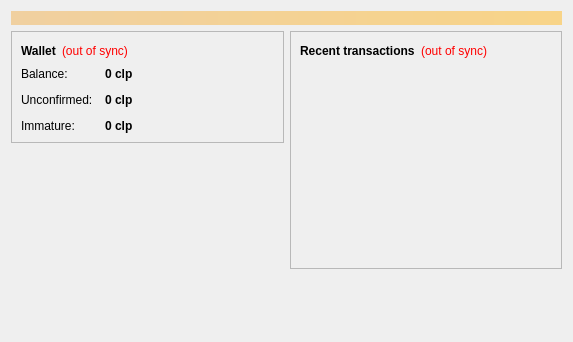
<?xml version="1.0" encoding="UTF-8"?>
<ui version="4.0">
 <class>OverviewPage</class>
 <widget class="QWidget" name="OverviewPage">
  <property name="geometry">
   <rect>
    <x>0</x>
    <y>0</y>
    <width>573</width>
    <height>342</height>
   </rect>
  </property>
  <property name="windowTitle">
   <string>Form</string>
  </property>
  <layout class="QVBoxLayout" name="topLayout">
   <item>
    <widget class="QLabel" name="labelAlerts">
     <property name="visible">
      <bool>false</bool>
     </property>
     <property name="styleSheet">
      <string notr="true">background-color: qlineargradient(x1: 0, y1: 0, x2: 1, y2: 0, stop:0 #F0D0A0, stop:1 #F8D488); color:#000000;</string>
     </property>
     <property name="wordWrap">
      <bool>true</bool>
     </property>
     <property name="margin">
      <number>3</number>
     </property>
    </widget>
   </item>
   <item>
    <layout class="QHBoxLayout" name="horizontalLayout" stretch="1,1">
     <item>
      <layout class="QVBoxLayout" name="verticalLayout_2">
       <item>
        <widget class="QFrame" name="frame">
         <property name="frameShape">
          <enum>QFrame::StyledPanel</enum>
         </property>
         <property name="frameShadow">
          <enum>QFrame::Raised</enum>
         </property>
         <layout class="QVBoxLayout" name="verticalLayout_4">
          <item>
           <layout class="QHBoxLayout" name="horizontalLayout_4">
            <item>
             <widget class="QLabel" name="label_5">
              <property name="font">
               <font>
                <weight>75</weight>
                <bold>true</bold>
               </font>
              </property>
              <property name="text">
               <string>Wallet</string>
              </property>
             </widget>
            </item>
            <item>
             <widget class="QLabel" name="labelWalletStatus">
              <property name="toolTip">
               <string>The displayed information may be out of date. Your wallet automatically synchronizes with the Clipsecoin network after a connection is established, but this process has not completed yet.</string>
              </property>
              <property name="styleSheet">
               <string notr="true">QLabel { color: red; }</string>
              </property>
              <property name="text">
               <string notr="true">(out of sync)</string>
              </property>
              <property name="alignment">
               <set>Qt::AlignLeading|Qt::AlignLeft|Qt::AlignVCenter</set>
              </property>
             </widget>
            </item>
            <item>
             <spacer name="horizontalSpacer_2">
              <property name="orientation">
               <enum>Qt::Horizontal</enum>
              </property>
              <property name="sizeHint" stdset="0">
               <size>
                <width>40</width>
                <height>20</height>
               </size>
              </property>
             </spacer>
            </item>
           </layout>
          </item>
          <item>
           <layout class="QFormLayout" name="formLayout_2">
            <property name="fieldGrowthPolicy">
             <enum>QFormLayout::AllNonFixedFieldsGrow</enum>
            </property>
            <property name="horizontalSpacing">
             <number>12</number>
            </property>
            <property name="verticalSpacing">
             <number>12</number>
            </property>
            <item row="0" column="0">
             <widget class="QLabel" name="label">
              <property name="text">
               <string>Balance:</string>
              </property>
             </widget>
            </item>
            <item row="0" column="1">
             <widget class="QLabel" name="labelBalance">
              <property name="font">
               <font>
                <weight>75</weight>
                <bold>true</bold>
               </font>
              </property>
              <property name="cursor">
               <cursorShape>IBeamCursor</cursorShape>
              </property>
              <property name="toolTip">
               <string>Your current balance</string>
              </property>
              <property name="text">
               <string notr="true">0 clp</string>
              </property>
              <property name="textInteractionFlags">
               <set>Qt::LinksAccessibleByMouse|Qt::TextSelectableByKeyboard|Qt::TextSelectableByMouse</set>
              </property>
             </widget>
            </item>
            <item row="1" column="0">
             <widget class="QLabel" name="label_3">
              <property name="text">
               <string>Unconfirmed:</string>
              </property>
             </widget>
            </item>
            <item row="1" column="1">
             <widget class="QLabel" name="labelUnconfirmed">
              <property name="font">
               <font>
                <weight>75</weight>
                <bold>true</bold>
               </font>
              </property>
              <property name="cursor">
               <cursorShape>IBeamCursor</cursorShape>
              </property>
              <property name="toolTip">
               <string>Total of transactions that have yet to be confirmed, and do not yet count toward the current balance</string>
              </property>
              <property name="text">
               <string notr="true">0 clp</string>
              </property>
              <property name="textInteractionFlags">
               <set>Qt::LinksAccessibleByMouse|Qt::TextSelectableByKeyboard|Qt::TextSelectableByMouse</set>
              </property>
             </widget>
            </item>
            <item row="2" column="0">
             <widget class="QLabel" name="labelImmatureText">
              <property name="text">
               <string>Immature:</string>
              </property>
             </widget>
            </item>
            <item row="2" column="1">
             <widget class="QLabel" name="labelImmature">
              <property name="font">
               <font>
                <weight>75</weight>
                <bold>true</bold>
               </font>
              </property>
              <property name="toolTip">
               <string>Mined balance that has not yet matured</string>
              </property>
              <property name="text">
               <string notr="true">0 clp</string>
              </property>
              <property name="textInteractionFlags">
               <set>Qt::LinksAccessibleByMouse|Qt::TextSelectableByKeyboard|Qt::TextSelectableByMouse</set>
              </property>
             </widget>
            </item>
           </layout>
          </item>
         </layout>
        </widget>
       </item>
       <item>
        <spacer name="verticalSpacer">
         <property name="orientation">
          <enum>Qt::Vertical</enum>
         </property>
         <property name="sizeHint" stdset="0">
          <size>
           <width>20</width>
           <height>40</height>
          </size>
         </property>
        </spacer>
       </item>
      </layout>
     </item>
     <item>
      <layout class="QVBoxLayout" name="verticalLayout_3">
       <item>
        <widget class="QFrame" name="frame_2">
         <property name="frameShape">
          <enum>QFrame::StyledPanel</enum>
         </property>
         <property name="frameShadow">
          <enum>QFrame::Raised</enum>
         </property>
         <layout class="QVBoxLayout" name="verticalLayout">
          <item>
           <layout class="QHBoxLayout" name="horizontalLayout_2">
            <item>
             <widget class="QLabel" name="label_4">
              <property name="text">
               <string>&lt;b&gt;Recent transactions&lt;/b&gt;</string>
              </property>
             </widget>
            </item>
            <item>
             <widget class="QLabel" name="labelTransactionsStatus">
              <property name="toolTip">
               <string>The displayed information may be out of date. Your wallet automatically synchronizes with the Clipsecoin network after a connection is established, but this process has not completed yet.</string>
              </property>
              <property name="styleSheet">
               <string notr="true">QLabel { color: red; }</string>
              </property>
              <property name="text">
               <string notr="true">(out of sync)</string>
              </property>
              <property name="alignment">
               <set>Qt::AlignRight|Qt::AlignTrailing|Qt::AlignVCenter</set>
              </property>
             </widget>
            </item>
            <item>
             <spacer name="horizontalSpacer">
              <property name="orientation">
               <enum>Qt::Horizontal</enum>
              </property>
              <property name="sizeHint" stdset="0">
               <size>
                <width>40</width>
                <height>20</height>
               </size>
              </property>
             </spacer>
            </item>
           </layout>
          </item>
          <item>
           <widget class="QListView" name="listTransactions">
            <property name="styleSheet">
             <string notr="true">QListView { background: transparent; }</string>
            </property>
            <property name="frameShape">
             <enum>QFrame::NoFrame</enum>
            </property>
            <property name="verticalScrollBarPolicy">
             <enum>Qt::ScrollBarAlwaysOff</enum>
            </property>
            <property name="horizontalScrollBarPolicy">
             <enum>Qt::ScrollBarAlwaysOff</enum>
            </property>
            <property name="selectionMode">
             <enum>QAbstractItemView::NoSelection</enum>
            </property>
           </widget>
          </item>
         </layout>
        </widget>
       </item>
       <item>
        <spacer name="verticalSpacer_2">
         <property name="orientation">
          <enum>Qt::Vertical</enum>
         </property>
         <property name="sizeHint" stdset="0">
          <size>
           <width>20</width>
           <height>40</height>
          </size>
         </property>
        </spacer>
       </item>
      </layout>
     </item>
    </layout>
   </item>
  </layout>
 </widget>
 <resources/>
 <connections/>
</ui>
